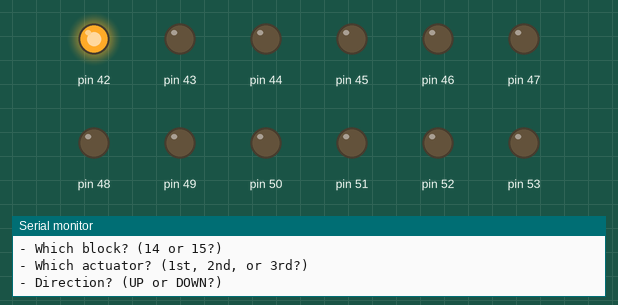
The sketch below on a simulated Arduino Mega 2560, built with avr-gcc and run on an emulated ATmega2560. Parts: output pins drawn as LEDs (lit = HIGH), the last lines printed to the serial monitor.

Above: at 3.2 s.
At 18.2 s:
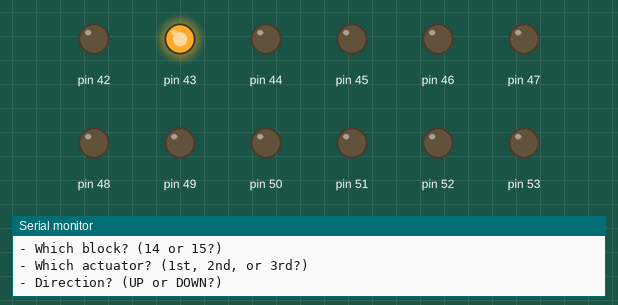
At 33.2 s:
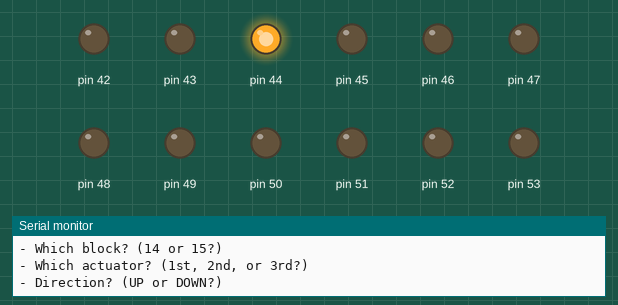
At 63.3 s:
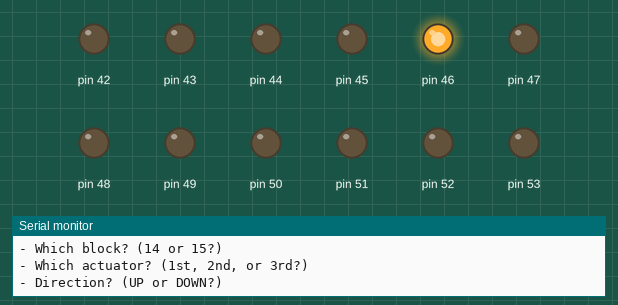
At 93.3 s:
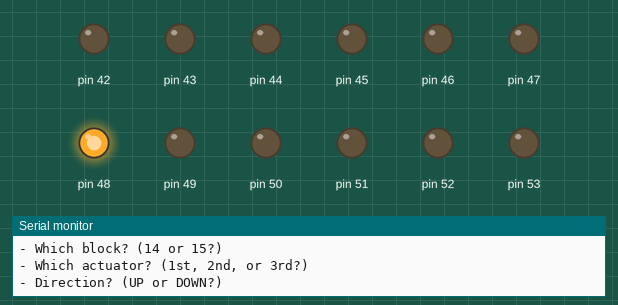
At 118.3 s:
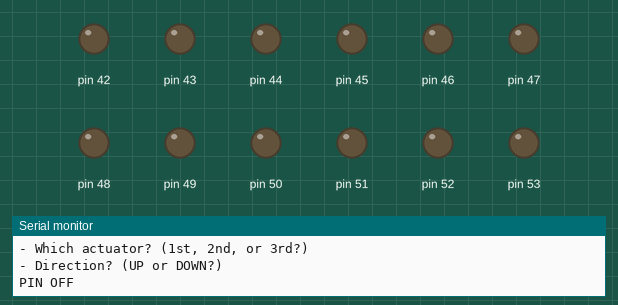
Timing chart, 0 to 124.8 s (numbered marks = the images above):
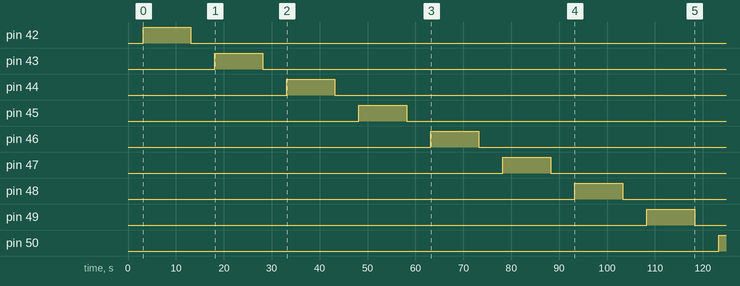

The sketch:

test_detailed_pins.ino
```cpp
/**
 * Arduino Mega #2 - Detailed Pin Test
 * Детальный тест каждого пина с большими паузами
 */

void setup() {
  Serial.begin(115200);
  delay(100);

  Serial.println("\n========================================");
  Serial.println("  DETAILED PIN TEST FOR BLOCKS 14 & 15");
  Serial.println("========================================\n");

  // Проверяем пины 42-53
  for (int pin = 42; pin <= 53; pin++) {
    pinMode(pin, OUTPUT);
    digitalWrite(pin, LOW);
  }

  Serial.println("[INIT] Pins 42-53 ready (all LOW)\n");
  delay(3000);
}

void loop() {
  // Тестируем каждый пин подробно
  for (int pin = 42; pin <= 53; pin++) {
    Serial.println("\n========================================");
    Serial.println("========================================");
    Serial.print(">>> TESTING PIN ");
    Serial.println(pin);
    Serial.println("========================================");
    Serial.println("========================================");

    Serial.println("\nSwitching to HIGH (10 seconds)...");
    Serial.println("WATCH CAREFULLY:");
    Serial.println("- Which block? (14 or 15?)");
    Serial.println("- Which actuator? (1st, 2nd, or 3rd?)");
    Serial.println("- Direction? (UP or DOWN?)");
    Serial.println("");

    digitalWrite(pin, HIGH);
    delay(10000);

    digitalWrite(pin, LOW);
    Serial.println("\nPIN OFF");
    Serial.println("\n--- Waiting 5 seconds before next pin ---\n");
    delay(5000);
  }

  Serial.println("\n========================================");
  Serial.println("ALL PINS TESTED!");
  Serial.println("========================================");
  Serial.println("\nResults to report:");
  Serial.println("PIN 48 = ? (Block, Actuator, Direction)");
  Serial.println("PIN 49 = ? (Block, Actuator, Direction)");
  Serial.println("Other pins = ?");
  Serial.println("\nRepeating in 10 seconds...\n");
  delay(10000);
}
```

Measured:
- by itself, pin 42: LOW → HIGH at 3.1 s, → LOW 10.0 s later
- by itself, pin 43: LOW → HIGH at 18.2 s, → LOW 10.0 s later
- by itself, pin 44: LOW → HIGH at 33.2 s, → LOW 10.0 s later
- by itself, pin 45: LOW → HIGH at 48.2 s, → LOW 10.0 s later
- by itself, pin 46: LOW → HIGH at 63.2 s, → LOW 10.0 s later
- by itself, pin 47: LOW → HIGH at 78.3 s, → LOW 10.0 s later
- by itself, pin 48: LOW → HIGH at 93.3 s, → LOW 10.0 s later
- by itself, pin 49: LOW → HIGH at 108 s, → LOW 10.0 s later
